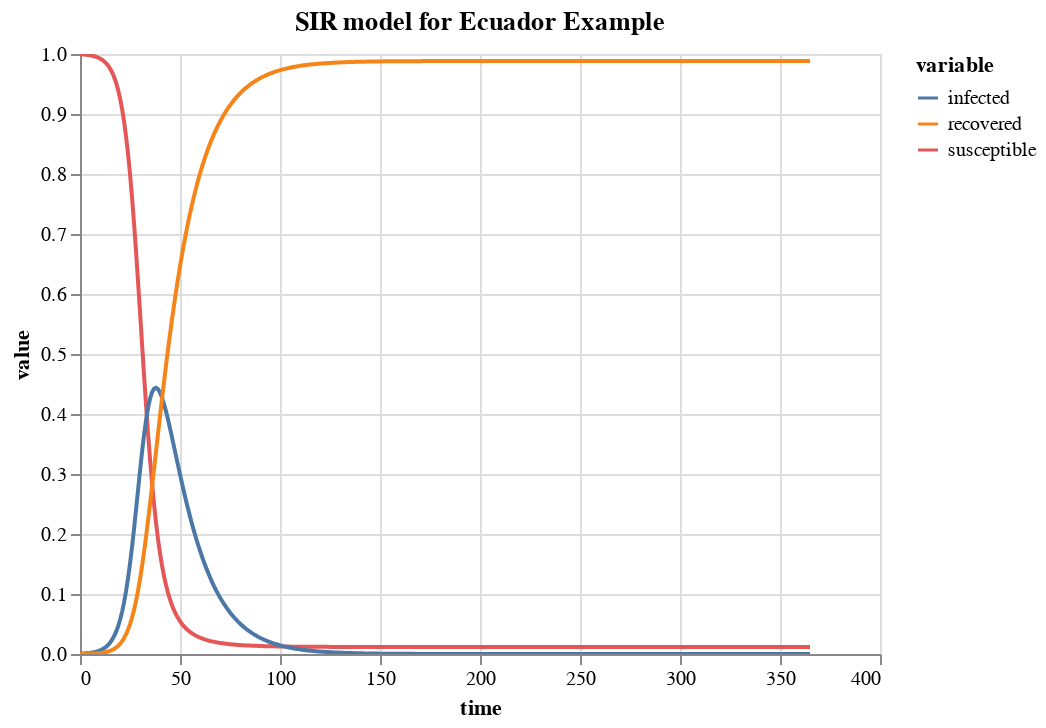

Notebook source saved alongside this figure:
### Code cell
alt.Chart(df.melt('time')).mark_line().encode(
    x='time',
    y=alt.Y('value'),
    color='variable'
).properties(
    title='SIR model for Ecuador Example'
).interactive()

### Figure 1 — Vega-Lite specification as saved in the notebook (floating-point values rounded to 4 significant figures; data arrays with more than 128 entries replaced by an {"elided": "..."} marker saying what was removed)
{"config": {"view": {"continuousWidth": 400, "continuousHeight": 300}}, "data": {"name": "data-fc137fe401ea544c34f7a6acfdba8629"}, "mark": "line", "encoding": {"color": {"type": "nominal", "field": "variable"}, "x": {"type": "quantitative", "field": "time"}, "y": {"type": "quantitative", "field": "value"}}, "selection": {"selector002": {"type": "interval", "bind": "scales", "encodings": ["x", "y"]}}, "title": "SIR model for Ecuador Example", "$schema": "https://vega.github.io/schema/vega-lite/v4.8.1.json", "datasets": {"data-fc137fe401ea544c34f7a6acfdba8629": {"elided": "1095 records"}}}
